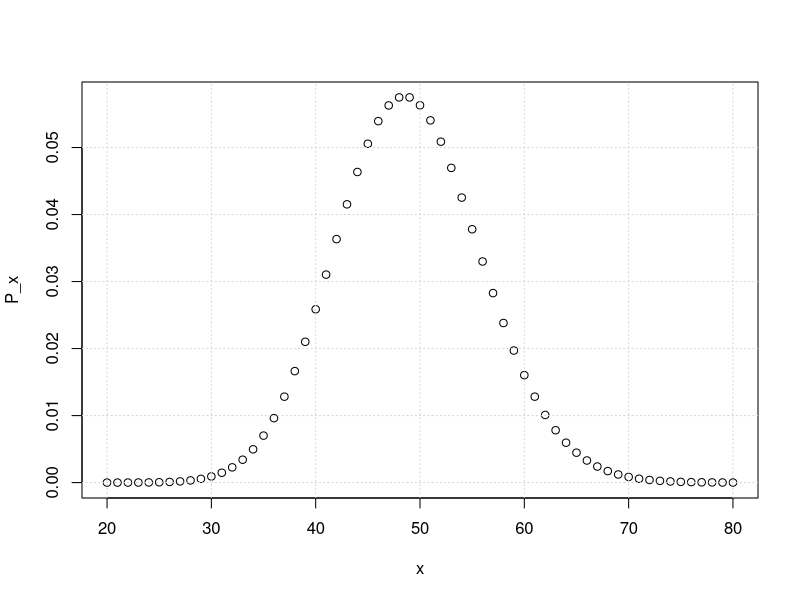
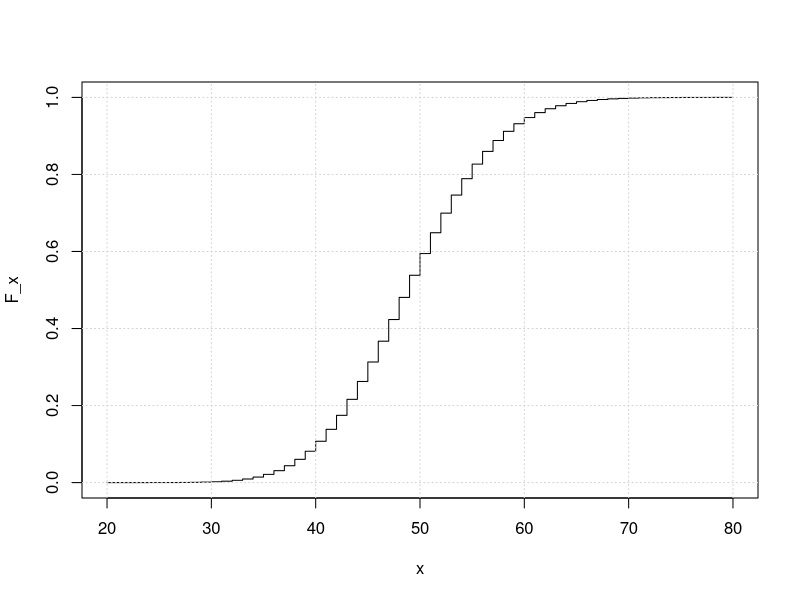
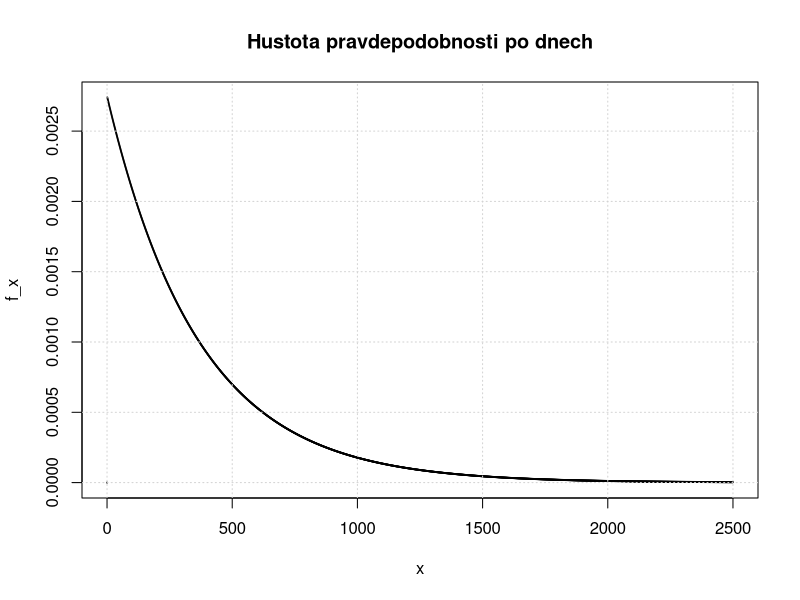
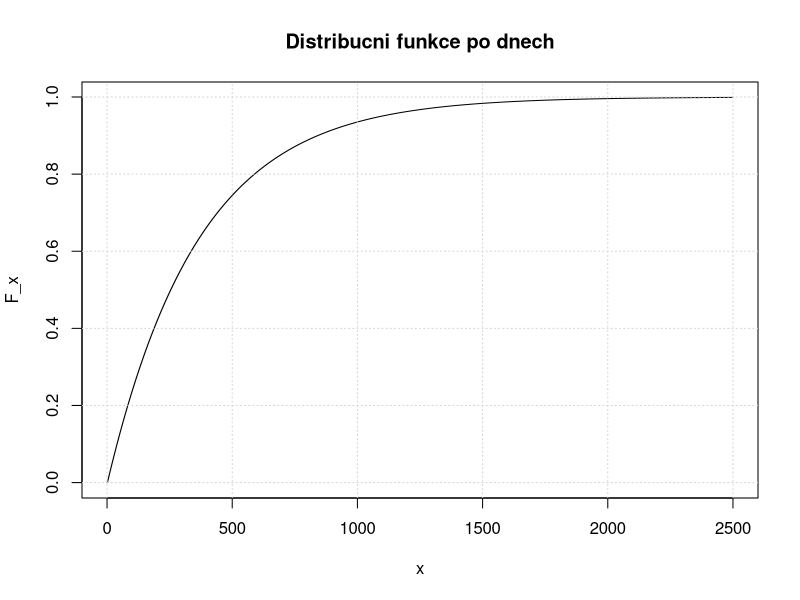
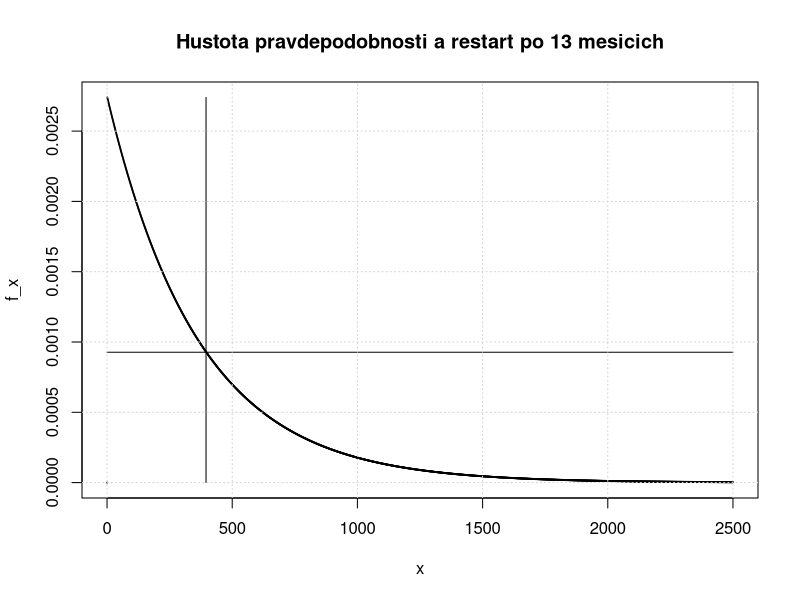
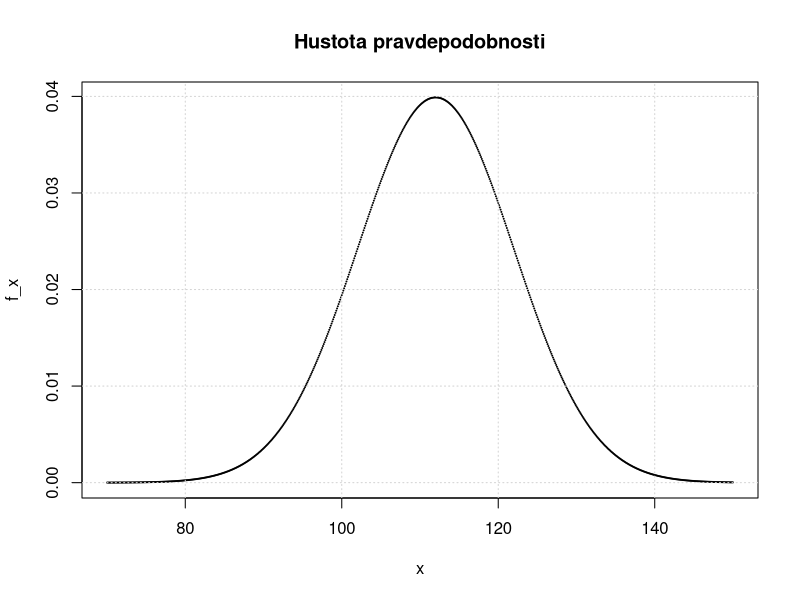
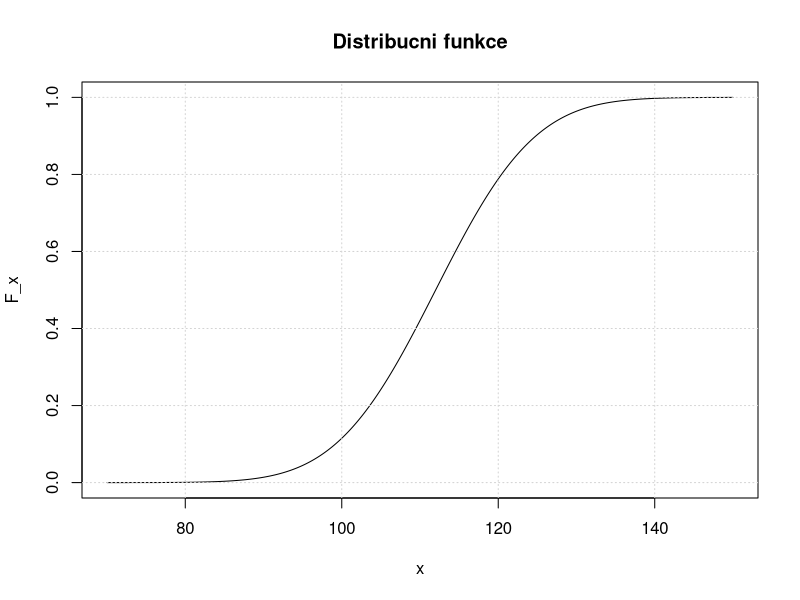
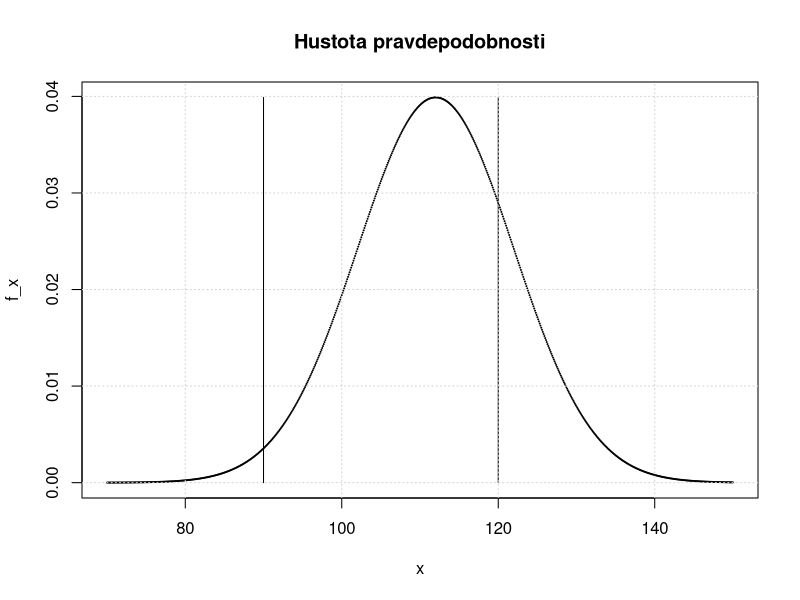

Source code (R) for these figures, in order:
# 1A
# X... pocet stad na 1km^2
# X - pouzijeme Poissonovu vetu
lambda = 1/25
t = 100
lt = lambda*t # parametr Poissonova rozdeleni

# P(x <= 6)
# V oblasti 100km^2 bude nejvyse 6 stad
ppois(6, lt) # s pravdepodobnosti 88,93 %


# 1B
# P(1<=X<=7) = P(X <= 7) - P(X <= 0)
# V oblasti 100km^2 bude alespon 1 ale nejvyse 7 stad
ppois(7, lt) - ppois(0, lt) # s pravdepodobnosti 93,06 %


# 1C
# V oblasti 100km^2 bude alespon 5 stad, jestlize 2 stada byla nalezena
(1-ppois(4,lt)) / (1-ppois(1,lt)) # 0.4085801



# 1D
lambda = 1/25 
t = 50 
# P(X >= 1) = P(X > 0) = 1 - P(X <= 0)
# V oblasti 50km^2 bude alespon jedno stado
1 - ppois(0, lambda*t) # s pravdepodobnosti 86,47 %



# 2A
# X... pocet opravenych domacich ukolu za 1h
# X - pouzijeme Poissonovu vetu
lambda = 6 # cetnost vyskytu za hodinu
t = 8 # behem 8mi hodin
lt = lambda*t # parametr Poissonova rozdeleni

# P(x > 50) = 1 - P(X <= 49)
# Opravi vice jak 50 ukolu
1 - ppois(50, lt) # s 35,13% pravdepodobnosti

#Pravd fun
x = 20:80 
P_x = dpois(x-1, lt)
plot(x, P_x)
grid()

#Dist fun
x = 20:80 
F_x = ppois(x-1, lt)
plot(x, F_x, type='s')
grid()


# 2B
# Opravi 45 az 55 ukolu
ppois(55, lt) - ppois(45-1, lt) # s 54,67% sanci


# 2C
# Opravi 55 ukolu jestlize 40 opravil
(1 - ppois(54, lt)) / (1 - ppois(39, lt)) # s pravdepodobnosti 19,4 %


# 2D
# X ... pocet pokusu nez vybereme spatny ukol
# X ~ NB(k = 3,p = 0.2)
x = 17
k = 3
p = 0.2
# P(X > 15) = 1 - P(X <= 15)
# Narazi na tri spatne ukoly nejdrive za 17 pokusu
1-pnbinom(x - k, k, p) # s pravdepodobnosti 30,96 %



# 3A
# X ... doba do restartu ve dnech
## X ~ Exp(lambda), kde E(X)=1/lambda
lambda = 1/365

x = seq(from = 0, to = 2500, by = 1)
f_x = dexp(x-1, lambda)
plot(x, f_x, cex = 0.1, main="Hustota pravdepodobnosti po dnech")
grid()

F_x = pexp(x-1, lambda)
plot(x, F_x, type='s', main="Distribucni funkce po dnech")
grid()


# 3B
# Restart bude potreba nejdrive za 13 mesicu
1 - pexp(365/12*13, lambda) # s pravdepodobnosti 33,85 %
x = seq(from = 0, to = 2500, by = 1)
f_x = dexp(x-1, lambda)
plot(x, f_x, cex = 0.1, main="Hustota pravdepodobnosti a restart po 13 mesicich")
lines(c(0, 2500),c(dexp(365/12*13, lambda), dexp(365/12*13, lambda)))
lines(c(365/12*13, 365/12*13),c(0, max(f_x)))
grid()


# 3C
# Pravdepodobnost restartu po roce pouzivani v nasledujicich 14 dnech
pexp(365 + 365/52*2, lambda) - pexp(365, lambda) # je 1,38 %.


# 3D
# P(X<t)=0,9 -> F(t)=0,9 -> t… 90% kvantil
# Server bude treba restartovat s 90 % pravdepodobnosti
qexp(0.9, lambda) # po 840,4 dnech.



# 4A
# Systolicky krevni tlak, normalni rozdeleni se stredni hodnotou 112 a smerodatnou odchylkou 10
mu = 112
sigma = 10

# vykreslime si Hustotu pravdepodobnosti
x = seq(from = 70, to = 150, by = 0.1)
f_x = dnorm(x, mean=mu, sd=sigma)
plot(x, f_x, cex = 0.01, main="Hustota pravdepodobnosti")
grid()

# vykreslime si Distribucni funkci
F_x = pnorm(x, mean=mu, sd=sigma)
plot(x, F_x, type = 'l', main="Distribucni funkce")
grid()


# 4B
# Tlak mimo rozmezi 90 az 120g
1- (pnorm(120, mean=mu, sd=sigma) - pnorm(90, mean=mu, sd=sigma)) # s pravdepodobnosti 22,58 %

# Zaznaceni do grafu
# x = c(seq(from = 50, to = 90, by = 0.1),seq(from = 120, to = 180, by = 0.1))
# Vysrafovana oblast je pod krivkou v levo od hodnoty 90 a v pravo od hodnoty x=120 a y<0
x = seq(from = 70, to = 150, by = 0.1)
f_x = dnorm(x, mean=mu, sd=sigma)
plot(x, f_x, cex = 0.01, main="Hustota pravdepodobnosti")
lines(c(90,90),c(0,max(f_x)))
lines(c(120,120),c(0,max(f_x)))
grid()


# 4C
# Tlak nizsi nez 105mmHg
pnorm(105, mean=mu, sd=sigma) # s pravdepodobnosti 24,2 %
F_x = pnorm(x, mean=mu, sd=sigma)
plot(x, F_x, type = 'l', main="Distribucni funkce s tlakem")
lines(c(105,105),c(0,max(F_x)))
lines(c(70,150),c(pnorm(105, mean=mu, sd=sigma),pnorm(105, mean=mu, sd=sigma)))
grid()


# 4D
# 82. percentil
qnorm(0.82, mean=mu, sd=sigma) # je 121.15 mmHg
# Vysvetleni percentilu: 82% lidi ma hodnotu systolickeho krevniho tlaku do hranice 121.15 mmHg

